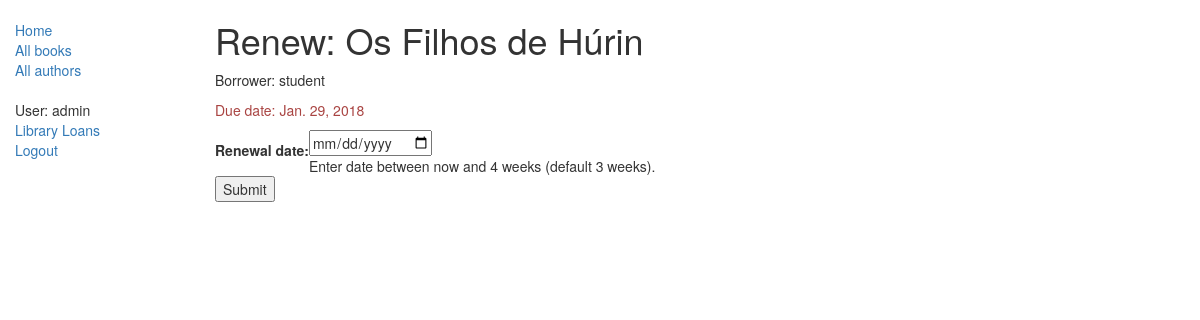
The app's page /catalog/book/8d6b7090-2533-4526-af7e-2cc21c4b9468/renew/ (signed in) with its own data.
### catalog/models.py (models this page shows, shortened)
class BookInstance(models.Model):
    id = models.UUIDField(primary_key=True, default=uuid.uuid4, help_text="Unique ID for this particular book across the library")
    book = models.ForeignKey('Book', on_delete=models.SET_NULL, null=True)
    imprint = models.CharField(max_length=200)
    due_back=models.DateField(null=True, blank=True)
    borrower = models.ForeignKey(User, on_delete=models.SET_NULL, null=True, blank=True)
    LOAN_STATUS=(
        ('m', 'Maintanance'),
        ('o', 'On Loan'),
        ('a', 'Available'),
        ('r', 'Reserved'),
    )
    status = models.CharField(max_length=1, choices=LOAN_STATUS, blank=True, default='m', help_text='Book availability')
    class Meta:
        ordering = ['due_back']
        permissions = (("can_mark_returned", "Set book as returned"),
                       ("can_edit", "Make some changes..."),
                       ("see_all_borrowed", "See all borrowed"),
                       )
    @property
    def is_overdue(self):
        if self.due_back and date.today() > self.due_back:
            return True
        return False

class Book(models.Model):
    title = models.CharField(max_length=200)
    author = models.ForeignKey('Author', on_delete=models.SET_NULL, null=True)
    summary = models.TextField(max_length=1000, help_text="Enter a brief description of the book")
    isbn = models.CharField('ISBN', max_length=13, help_text="13 characters <a href='https://www.isbn-international.org/content/what-isbn'>ISBN number</a>")
    genre = models.ManyToManyField(Genre, help_text="Select the genre of the book")
    language = models.ForeignKey('Language', on_delete=models.SET_NULL, null=True)
    def display_genre(self):
        """
        Creates a string for the Genre. This is required to display genre in Admin.
        """
        return ', '.join([genre.name for genre in self.genre.all()[:3]])
    display_genre.short_description = "Genre"

### catalog/views.py (the view)
# urls.py: path('book/<uuid:pk>/renew/', views.renew_book_librarian, name='renew-book-librarian'),
@permission_required('catalog.can_mark_returned')
def renew_book_librarian(request, pk):
    book_inst=get_object_or_404(BookInstance, pk = pk)
    if request.method == 'POST':
        form = RenewBookForm(request.POST)
        if form.is_valid():
            book_inst.due_back = form.cleaned_data['renewal_date']
            book_inst.save()
            return HttpResponseRedirect(reverse('all-borrowed') )
    else:
        proposed_renewal_date = datetime.date.today() + datetime.timedelta(weeks=3)
        form = RenewBookForm(initial={'renewal_date': proposed_renewal_date,})
    return render(request, 'catalog/book_renew_librarian.html', {'form': form, 'bookinst':book_inst})

### catalog/forms.py (shortened to what this page needs)
class RenewBookForm(forms.Form):
    renew_date = forms.DateField(help_text="Enter a date between now and 4 weeks (default 3).")

### catalog/templates/catalog/book_renew_librarian.html (shortened to what this page needs)
{% extends 'base_generic.html' %}
{% block content %}
    <h1>Renew: {{ bookinst.book.title }}</h1>
    <p>Borrower: {{ bookinst.borrower }}</p>
    <p {% if bookinst.is_overdue %} class="text-danger"{% endif %}>Due date: {{ bookinst.due_back }}</p>
    <form action="" method="post">
        <table>
            <tr>
                <th><label for="id_renewal_date">Renewal date:</label></th>
                <td>
                    <input id="id_renewal_date" name="renewal_date" type='date' value="" required />
                    <br />
                    <span class="helptext">Enter date between now and 4 weeks (default 3 weeks).</span>
                </td>
            </tr>
        </table>
        <input type="submit" value="Submit" />
    </form>
{% endblock %}

### catalog/templates/base_generic.html (shortened to what this page needs)
<!DOCTYPE html>
<html lang="en">
<head>
  <link rel="stylesheet" href="https://maxcdn.bootstrapcdn.com/bootstrap/3.3.7/css/bootstrap.min.css">
  {% load static %}
  <link rel="stylesheet" href="{% static 'css/styles.css' %}">
</head>
<body>
  <div class="container-fluid">
    <div class="row">
      <div class="col-sm-2">
      {% block sidebar %}
      <ul class="sidebar-nav">
          <li><a href="{% url 'index' %}">Home</a></li>
          <li><a href="{% url 'books' %}">All books</a></li>
          <li><a href="{% url 'authors'%}">All authors</a></li>
      </ul>
      <ul class="sidebar-nav">
          {% if user.is_authenticated %}
          <li>User: {{ user.get_username }}</li>
          {% if perms.catalog.can_mark_returned %}
            <li><a href="{% url 'borrewed-books' %}">Library Loans</a></li>
          {% else %}
            <li><a href="{% url 'my-borrowed' %}">My Borrowed</a></li>
          {% endif %}
          <li><a href="{% url 'logout'%}?next={{request.path}}">Logout</a></li>
          {% else %}
          <li><a href="{% url 'login'%}?next={{request.path}}">Login</a></li>
          {% endif %}
      </ul>
     {% endblock %}
      </div>
      <div class="col-sm-10 ">
      {% block content %}{% endblock %}
      </div>
    </div>
  </div>
</body>
</html>

### catalog/static/css/styles.css (style rules this page uses)
.sidebar-nav { margin-top: 20px; padding: 0; list-style: none; }

### records on screen
BookInstance: book "Os Filhos de Húrin", borrower "student", due_back "Jan. 29, 2018"

### other values on screen
{{ user.get_username }} "admin"
